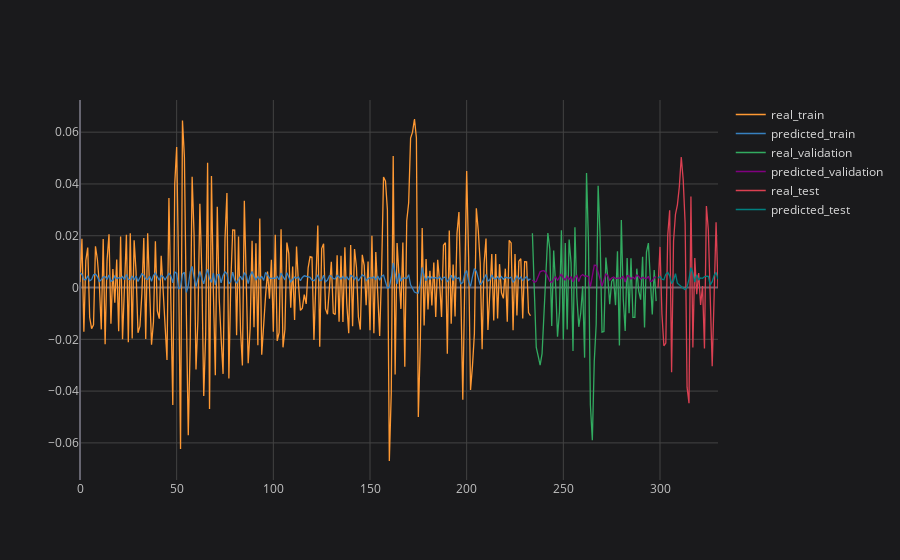

This figure's notebook cell:
### Code cell
# plotting partial result
plot_ticker = 'PETR4'
plot_feature = 'Adj Close'
plot_imf = 'IMF1'

concatenated_results[plot_ticker][plot_feature][plot_imf].iplot(title=f'{plot_ticker} {plot_feature} {plot_imf}', asFigure=True, layout=space)

### Figure 1 — Plotly figure (JSON) as saved in the notebook; plotly's stock layout.template omitted (floating-point values rounded to 4 significant figures; data arrays with more than 128 entries replaced by an {"elided": "..."} marker saying what was removed)
{"data": [{"line": {"color": "rgba(255, 153, 51, 1.0)", "dash": "solid", "shape": "linear", "width": 1.3}, "mode": "lines", "name": "real_train", "text": "", "type": "scatter", "x": {"elided": "331 int values"}, "y": {"elided": "331 mixed values"}}, {"line": {"color": "rgba(55, 128, 191, 1.0)", "dash": "solid", "shape": "linear", "width": 1.3}, "mode": "lines", "name": "predicted_train", "text": "", "type": "scatter", "x": {"elided": "331 int values"}, "y": {"elided": "331 mixed values"}}, {"line": {"color": "rgba(50, 171, 96, 1.0)", "dash": "solid", "shape": "linear", "width": 1.3}, "mode": "lines", "name": "real_validation", "text": "", "type": "scatter", "x": {"elided": "331 int values"}, "y": {"elided": "331 mixed values"}}, {"line": {"color": "rgba(128, 0, 128, 1.0)", "dash": "solid", "shape": "linear", "width": 1.3}, "mode": "lines", "name": "predicted_validation", "text": "", "type": "scatter", "x": {"elided": "331 int values"}, "y": {"elided": "331 mixed values"}}, {"line": {"color": "rgba(219, 64, 82, 1.0)", "dash": "solid", "shape": "linear", "width": 1.3}, "mode": "lines", "name": "real_test", "text": "", "type": "scatter", "x": {"elided": "331 int values"}, "y": {"elided": "331 mixed values"}}, {"line": {"color": "rgba(0, 128, 128, 1.0)", "dash": "solid", "shape": "linear", "width": 1.3}, "mode": "lines", "name": "predicted_test", "text": "", "type": "scatter", "x": {"elided": "331 int values"}, "y": {"elided": "331 mixed values"}}], "layout": {"legend": {"bgcolor": "#1A1A1C", "font": {"color": "#D9D9D9", "size": 12}}, "paper_bgcolor": "#1A1A1C", "plot_bgcolor": "#1A1A1C", "title": {"font": {"color": "#D9D9D9"}, "x": 0.5}, "xaxis": {"gridcolor": "#434343", "showgrid": true, "tickfont": {"color": "#C2C2C2", "size": 12}, "title": {"font": {"color": "#D9D9D9"}}, "zerolinecolor": "#666570"}, "yaxis": {"gridcolor": "#434343", "showgrid": true, "tickfont": {"color": "#C2C2C2", "size": 12}, "title": {"font": {"color": "#D9D9D9"}}, "zerolinecolor": "#666570"}}}
